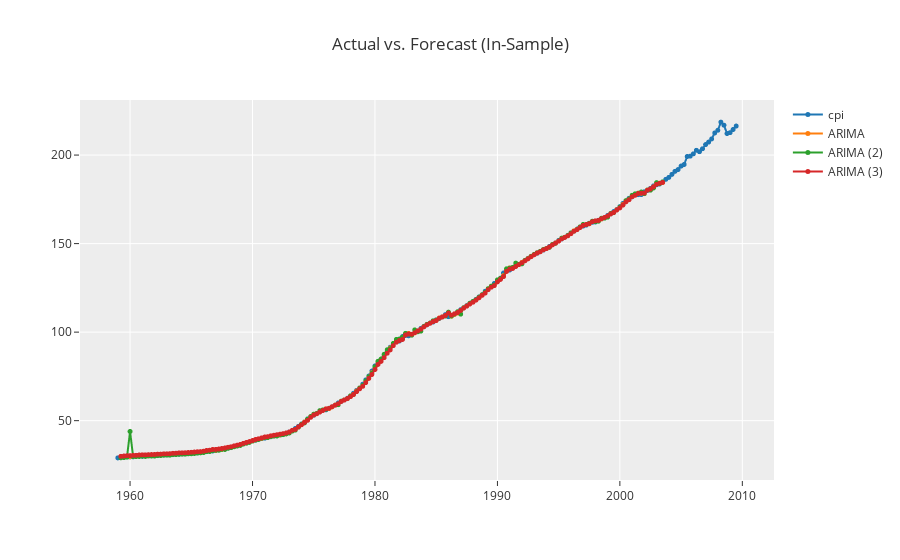

Notebook cell for this chart:
### Markdown cell above
The basic sarima model had the highest R2 and lowest RMSE

### Code cell
# comparing in sample performance of the benchmark models
exp.plot_model(my_models, plot='insample')

### Figure 1 — Plotly figure (JSON) as saved in the notebook; plotly's stock layout.template omitted (floating-point values rounded to 4 significant figures; data arrays with more than 128 entries replaced by an {"elided": "..."} marker saying what was removed)
{"data": [{"line": {"color": "rgb(31, 119, 180)", "width": 2}, "marker": {"color": "rgb(31, 119, 180)", "size": 5}, "mode": "lines+markers", "name": "cpi", "type": "scattergl", "x": {"elided": "203 str values"}, "xaxis": "x", "y": {"elided": "203 float values"}, "yaxis": "y"}, {"line": {"color": "rgb(255, 127, 14)", "width": 2}, "marker": {"color": "rgb(255, 127, 14)", "size": 5}, "mode": "lines+markers", "name": "ARIMA", "type": "scattergl", "x": {"elided": "203 str values"}, "xaxis": "x", "y": {"elided": "203 float values"}, "yaxis": "y"}, {"line": {"color": "rgb(44, 160, 44)", "width": 2}, "marker": {"color": "rgb(44, 160, 44)", "size": 5}, "mode": "lines+markers", "name": "ARIMA (2)", "type": "scattergl", "x": {"elided": "203 str values"}, "xaxis": "x", "y": {"elided": "203 float values"}, "yaxis": "y"}, {"line": {"color": "rgb(214, 39, 40)", "width": 2}, "marker": {"color": "rgb(214, 39, 40)", "size": 5}, "mode": "lines+markers", "name": "ARIMA (3)", "type": "scattergl", "x": {"elided": "203 str values"}, "xaxis": "x", "y": {"elided": "203 float values"}, "yaxis": "y"}], "layout": {"showlegend": true, "title": {"text": "Actual vs. Forecast (In-Sample)"}, "xaxis": {"anchor": "y", "domain": [0, 1]}, "yaxis": {"anchor": "x", "domain": [0, 1]}}}
